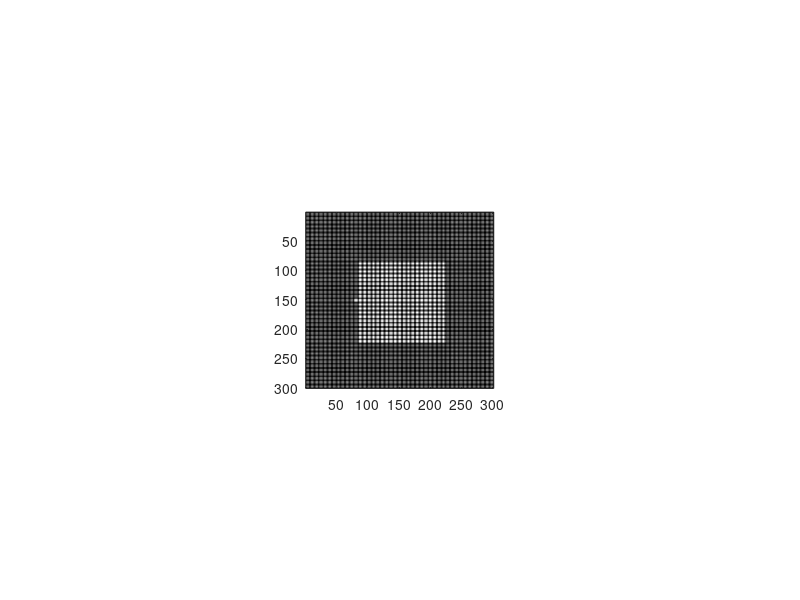

The MATLAB script that drew this image:
function experiment3(CPD,bulge_deg,step,detections,rim_col,msg)
if ~exist('CPD','var')
    CPD=[];
end
if isempty(CPD)
    CPD=2.14;
end
if ~exist('bulge_deg','var')
    bulge_deg=[];
end
if isempty(bulge_deg)
    bulge_deg=0.5;
end
if ~exist('step','var')
    step=[];
end
if isempty(step)
    step=0.5; % in dB
end
step=1/10.^(step/10); % dB to ratio

if ~exist('detections','var')
    detections=[]; % how many detections to declare threshold
end
if isempty(detections)
    detections=3;
end
if ~exist('rim_col','var')
    rim_col=[];
end
if isempty(rim_col)
    rim_col= 0.5;
end
if ~exist('msg','var')
    msg=[];
end
if isempty(msg)
    msg= true;
end
square_col= 1;
jitter=[600 800];


%% make phosphene matrix
maxTrials=3000;
% screen size and angles
% get screen size
set(0,'units','pixels')
Pix_SS = get(0,'screensize');
set(0,'units','centimeters')
CM_SS = get(0,'screensize');
pixelSize=CM_SS(3)/Pix_SS(3);

%widthFig=atan(angleFig)*distanceFromScreen;  %cm
%widthFig=round(widthFig/CM_SS(3)*Pix_SS(3)); %pix


angleDim='w'; % 'h' or 'w' determine the 45deg angle by window hight / width
FOV=45;
heightDeg=10;%field of view in degrees
% compute the aray hight(=width) of phosphenes in pixels
if strcmp(angleDim,'h')
    distanceFromScreen=CM_SS(4)/2/tand(FOV/2);
    heightPix=round(Pix_SS(4)*heightDeg/FOV);
elseif strcmp(angleDim,'w')
    distanceFromScreen=CM_SS(3)/2/tand(FOV/2);
    heightPix=round(Pix_SS(3)*heightDeg/FOV);
else
    error('choose dimention for figure limits')
end



%figure('Units','pixels','Position',[100 100 n m])
% set(gca,'Position',[0 0 1 1])
%% Image's parameters (phosphene area)


%height=900;
%widthPix=heightPix;
square_size_deg=5;                     %internal square size in degrees
square_size=round(square_size_deg/heightDeg*heightPix); %intenal square size in pixels

%% Bulge's parameters
%bulge sizes in degrees
bulge_pix=round((bulge_deg./FOV)*heightPix);      %bulge sizes in pixels

%% Resolutions parameters
res=CPD;                                        %Desired resolutions in CPD (2.14 CPD is 42.88*42.88 phosphenes. we want CPD 1.25, 2.5 10)
num_phos_res=round(res.*2*heightDeg);                %number of phosphenes in the whole image per resolution
pix_res=round(heightPix./num_phos_res);           % width of a phosphene in pixels
sigma = pix_res^0.5;
h = fspecial('gaussian', pix_res, sigma);
h=h-min(min(h));
h=h./max(max(h));
Phosphene_Matrix=repmat(h,num_phos_res,num_phos_res);
%figure;
pixStartX=round(Pix_SS(3)/2-length(Phosphene_Matrix)/2);
pixStartY=round(Pix_SS(4)/2-length(Phosphene_Matrix)/2);


%% make shape
squareSizePhos=round(square_size/pix_res);
squareInd=false(num_phos_res);
phosStart=floor((num_phos_res-squareSizePhos)/2)+1;
phosEnd=phosStart+squareSizePhos-1;
squareInd(phosStart:phosEnd,phosStart:phosEnd)=true;
bulgePhos=ceil(bulge_pix/pix_res); % 2 phosphenes if at optimal position the bulge covers 2 phosphene centers
bulgeInd=false(num_phos_res);
bulgeStartY=floor(num_phos_res/2+0.5)-floor(bulgePhos/2);
bulgeEndY=bulgeStartY+bulgePhos-1;
bulgeInd(phosEnd+1:phosEnd+bulgePhos,bulgeStartY:bulgeEndY)=true;

%imagesc(weights);

phosInd=zeros(size(Phosphene_Matrix));
ind=0;
for i=1:num_phos_res
    for j=1:num_phos_res
        ind=ind+1;
        for I=1:pix_res
            for J=1:pix_res
                phosInd((i-1)*pix_res+I,(j-1)*pix_res+J)=ind;
            end
        end
    end
end

%% make cross
crossSize=10;
cross=zeros(size(Phosphene_Matrix));
cross(floor(length(Phosphene_Matrix)/2)-crossSize:ceil(length(Phosphene_Matrix)/2)+crossSize,round(length(Phosphene_Matrix)/2))=1;
cross(round(length(Phosphene_Matrix)/2),floor(length(Phosphene_Matrix)/2)-crossSize:ceil(length(Phosphene_Matrix)/2)+crossSize)=1;



%% display desired distance and run experiment
cfg=[];
cfg.jitter=jitter;
cfg.pos=[pixStartX pixStartY length(Phosphene_Matrix) length(Phosphene_Matrix)];
cfg.weights=squareInd+bulgeInd;
cfg.Phosphene_Matrix=Phosphene_Matrix;
cfg.phosInd=phosInd;
cfg.cross=cross;
if msg
    uiwait(msgbox(['Please sit ',num2str(round(distanceFromScreen)),'cm From screen']));
end

fh=figure('Units','pixels','Position',Pix_SS,'toolbar','none','MenuBar','none');
%fh=figure;
colormap gray
imagesc(cfg.cross,[0 1]);
set(gca,'Units','pixels','Position',cfg.pos)
set(gcf,'Color',[0 0 0]);
set(0,'PointerLocation',[-1 -1])
pause
set(fh,'WindowKeyPressFcn',@Key_Press);


triali=1;
direction=randi([1 4],1);
output=[];
%errors=0;
detect=0;
prev=0; % checks if last trial was correct to detect 3 changes from error to detection
Prev=0; % checks sequences of three good trials to make harder level
threshold=1;
%time0=0;
%time1=0;
trial(square_col,rim_col,direction,cfg);%    jitter,cross,img,
%    Log(triali)=output;
%     triali=triali+1;
%     rim_col=rim_col-0.1;
% Log=output;
% %close
% save Log Log
% disp('end')


%% functions
    function Key_Press(~,keyData)
        %log(end+1,1:2)=[toc,list(i)];
        %output(
        %time1=toc;
        output(triali,1:4)=[toc 0 direction square_col-rim_col];
        switch keyData.Key
            case 'uparrow'
                output(triali,2)=1;
            case 'downarrow'
                output(triali,2)=3;
            case 'leftarrow'
                output(triali,2)=2;
            case 'rightarrow'
                output(triali,2)=4;
            case 'q'
                output(triali,2)=5;
                close all
                save output output
                return
                %i=length(list);
            case 'space'
                output(triali,2)=6;
        end
        %output
        save output output
        if output(triali,2)==direction && prev==0
            detect=detect+1;
            if detect==detections+1
                threshold=square_col-rim_col;
                close all
                save output output threshold
                return
            end
            
        end
        
        if triali<maxTrials
            if output(triali,2)==direction
                prev=1;
                Prev=Prev+1; % counts three for '3 up 1 down' staircase
                if Prev==3
                    rim_col=rim_col/step;
                    Prev=0;
                end
            else
                rim_col=rim_col*step;
                prev=0;
                Prev=0;
            end
            if rim_col>square_col
                rim_col=square_col;
            elseif rim_col<0
                rim_col=0;
            end
            direction=randi([1 4],1);
            
            triali=triali+1;
            trial(square_col,rim_col,direction,cfg);
        else
            disp('end')
            close all
            return
        end
    end
%         close
        %         log(end,4)=stimType(list(i),4);
        %         log(end,5)=stimType(list(i),3);
        %         save ('log','log','actions','stimType')
        %         i=i+1;
        %         if i<(length(list)+1)
        %             imagesc(cross);
        %             pause(dur(i));
        %             imagesc(imgs(:,:,list(i)));
        %             colormap('gray');
        %             tic
        %         else
        %             close
        %         end
        
 
    function trial(square_col,rim_col,direction,cfg)
        %output(triali,1:3)=[0 0 direction];
        dur=randi(cfg.jitter,1)./1000;
        %disp(num2str(dur))
        imagesc(cfg.cross,[0 1]);
%         tic;
%         while toc<dur
%         end
        pause(dur)
        %close;
        % make phosphenized img
        weights=cfg.weights;
        weights(weights>0)=square_col;
        weights(weights==0)=rim_col;
        img=zeros(size(cfg.Phosphene_Matrix));
        img(:)=weights(cfg.phosInd(:));
        img=img.*cfg.Phosphene_Matrix;
        % img faces right
        img=imrotate(img,90*direction);
        imagesc(img,[0 1]);
        tic;
        %pause
    end
end
